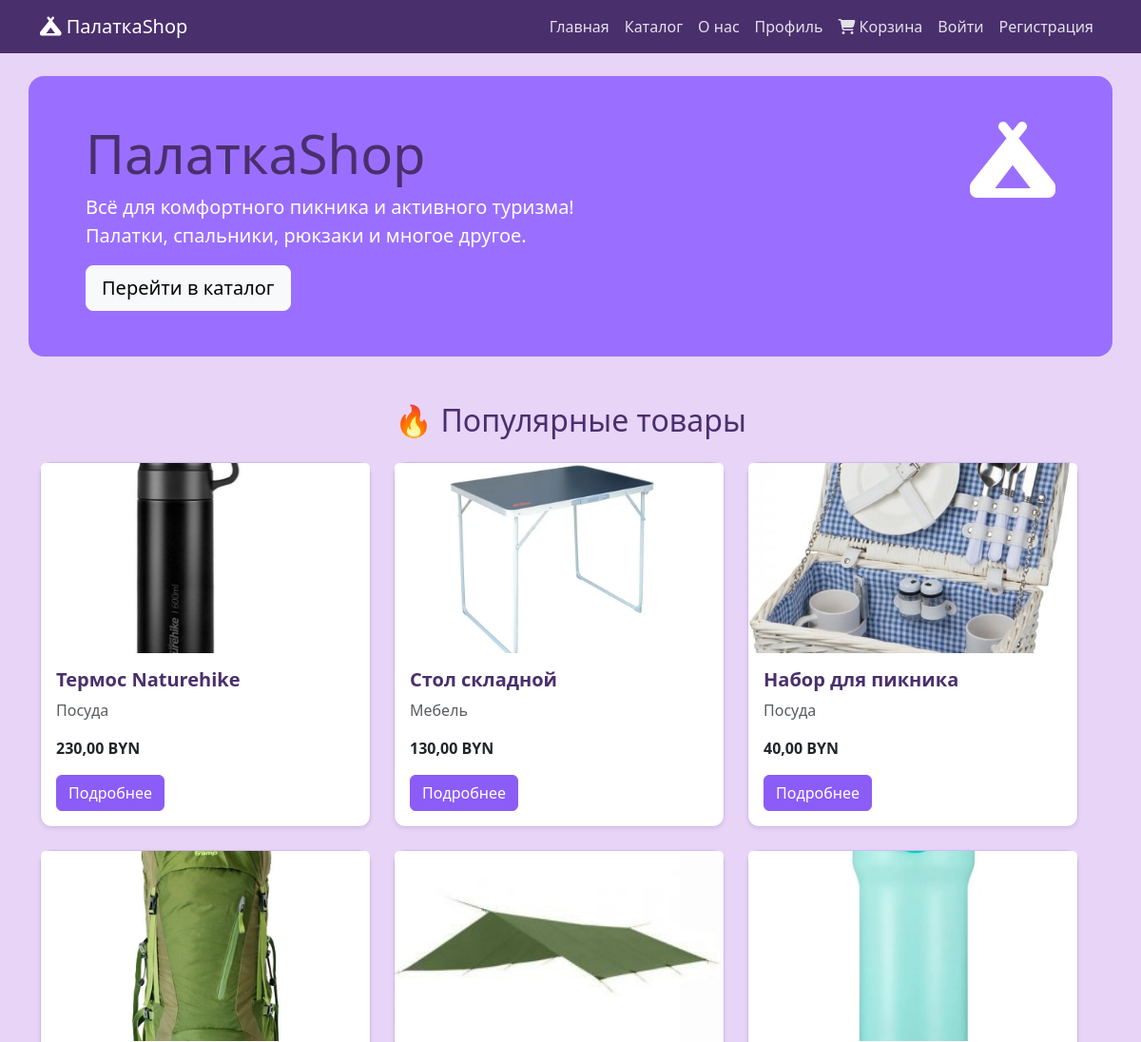
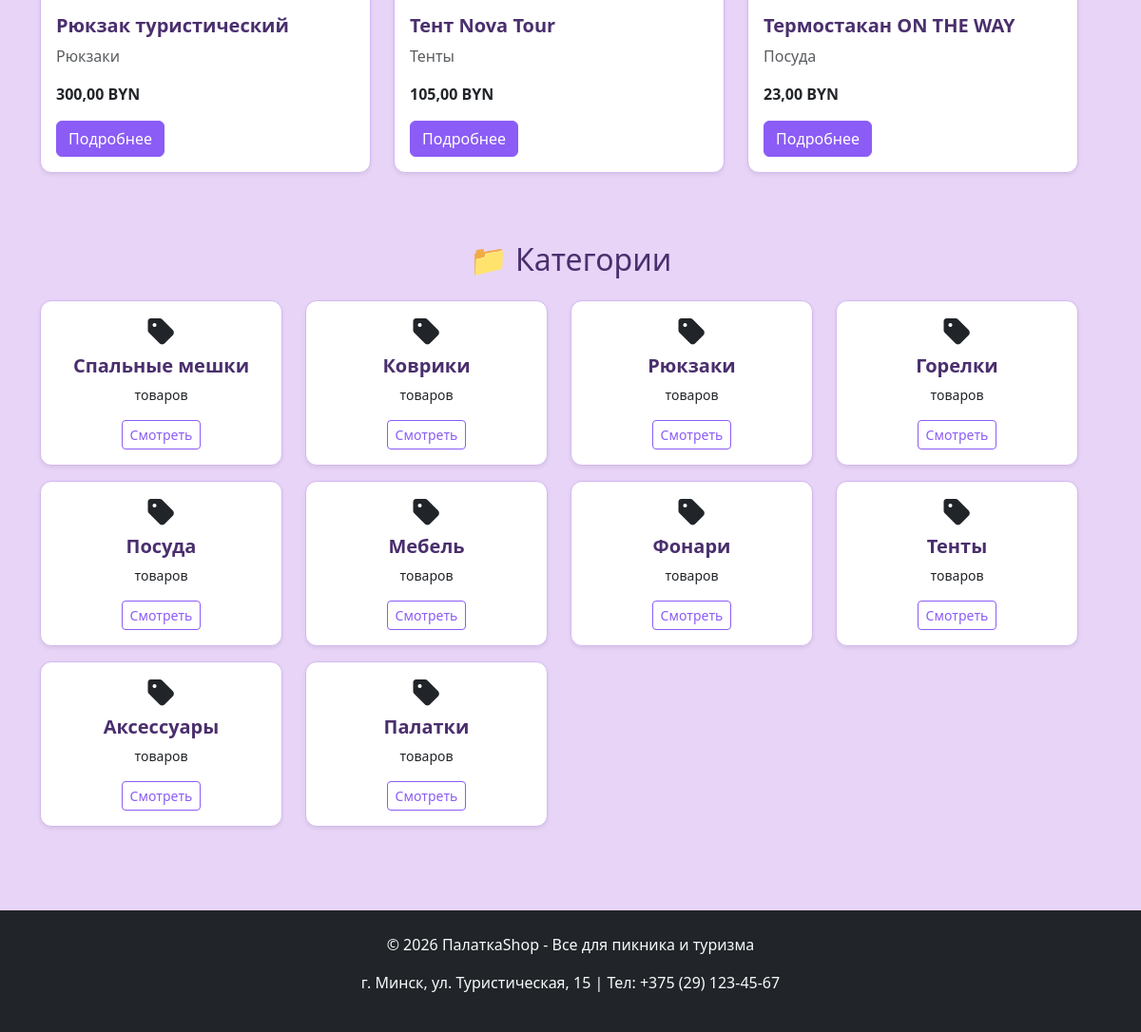
The page / on the database its author committed (2 pictures, top to bottom).
### NewApp/models.py (models this page shows, shortened)
class Product(models.Model):
    name=models.CharField(max_length=200,verbose_name='Название товара')
    description=models.TextField(null=False,verbose_name='Описание товара')
    product_image=models.ImageField(upload_to='product/')
    price=models.DecimalField(max_digits=10,verbose_name='Цена', decimal_places=2,validators=[MinValueValidator(0)])
    quantity=models.IntegerField(validators=[MinValueValidator(0)])
    category=models.ForeignKey(Category,on_delete=models.CASCADE)
    manufacturer=models.ForeignKey(Manufacturer,on_delete=models.CASCADE)

class Category(models.Model):
    name=models.CharField(max_length=100,verbose_name='Категория товара')
    description=models.TextField(blank=True,verbose_name='Описание категории')

### NewApp/views.py (the view)
# urls.py: path('',views.main,name='main'),
def main(request):
    popular_products = Product.objects.all().order_by('-id')[:6]
    categories = Category.objects.all()
    context = {
        'popular_products': popular_products,
        'categories': categories,
    }
    return render(request,'NewApp/index.html',context)

### templates/NewApp/index.html (shortened to what this page needs)
{% extends 'base.html' %}
{% load static %}
{% block content %}
<div class="row bg-my text-white rounded-4 p-5 mb-5">
    <div class="col-md-8">
        <h1 class="display-4">ПалаткаShop</h1>
        <p class="lead">Всё для комфортного пикника и активного туризма!<br>
        Палатки, спальники, рюкзаки и многое другое.</p>
        <a href="{% url 'product_list' %}" class="btn btn-light btn-lg">Перейти в каталог</a>
    </div>
    <div class="col-md-4 d-none d-md-block">
        <i class="fas fa-campground fa-5x float-end"></i>
    </div>
</div>
<div class="row mb-5">
    <div class="col-12">
        <h2 class="text-center mb-4">🔥 Популярные товары</h2>
    </div>
    <div class="row">
        {% for product in popular_products %}
        <div class="col-md-4 mb-4">
            <div class="card h-100 shadow-sm">
                {% if product.product_image %}
                    <img src="{{ product.product_image.url }}" class="card-img-top" alt="{{ product.name }}" style="height: 200px; object-fit: cover;">
                {% else %}
                    <div class="bg-light d-flex align-items-center justify-content-center" style="height: 200px;">
                {% endif %}
                <div class="card-body">
                    <h5 class="card-title">{{ product.name }}</h5>
                    <p class="card-text text-muted">{{ product.category.name }}</p>
                    <p class="card-text fw-bold">{{ product.price }} BYN</p>
                    <a href="{% url 'product_detail' product.id %}" class="btn btn-primary">Подробнее</a>
                </div>
            </div>
        </div>
        {% empty %}
        <p class="text-center">Товары временно отсутствуют</p>
        {% endfor %}
    </div>
</div>
<div class="row">
    <div class="col-12">
        <h2 class="text-center mb-4">📁 Категории</h2>
    </div>
    <div class="row">
        {% for category in categories %}
        <div class="col-md-3 col-sm-6 mb-3">
            <div class="card text-center h-100 shadow-sm">
                <div class="card-body">
                    <i class="fas fa-tag fa-2x mb-2"></i>
                    <h5 class="card-title">{{ category.name }}</h5>
                    <p class="card-text small">{{ category.products.count }} товаров</p>
                    <a href="{% url 'product_list' %}?category={{ category.id }}" class="btn btn-outline-primary btn-sm">Смотреть</a>
                </div>
            </div>
        </div>
        {% endfor %}
    </div>
</div>
{% endblock %}

### static/css/style.css (style rules this page uses)
:root { --primary-color: #8b5cf6; --primary-dark: #7c3aed; --bg-light: #e7d4f7; --bg-white: #ffffff; --text-dark: #4a2f6d; --text-muted: #6c6c6c; --border-color: #d4b8f0; }
body { background-color: var(--bg-light); color: var(--text-dark); }
.card { background-color: var(--bg-white); border: 1px solid var(--border-color); border-radius: 12px; transition: transform 0.2s; }
.card-title { color: var(--text-dark); font-weight: 600; }
.btn-primary { background-color: var(--primary-color) !important; border-color: var(--primary-color) !important; }
.btn-outline-primary { color: var(--primary-color) !important; border-color: var(--primary-color) !important; }
a { color: var(--primary-color); text-decoration: none; }
h1, h2, h3, h4, h5, h6 { color: var(--text-dark); }
.bg-my { background-color: #9a6fff !important; }

### rows shown on the page
Product: product_image (picture), name "Термос Naturehike", category.name "Посуда", price "230,00"
Product: product_image (picture), name "Стол складной", category.name "Мебель", price "130,00"
Product: product_image (picture), name "Набор для пикника", category.name "Посуда", price "40,00"
Product: product_image (picture), name "Рюкзак туристический", category.name "Рюкзаки", price "300,00"
Product: product_image (picture), name "Тент Nova Tour", category.name "Тенты", price "105,00"
Product: product_image (picture), name "Термостакан ON THE WAY", category.name "Посуда", price "23,00"
Category: name "Спальные мешки"
Category: name "Коврики"
Category: name "Рюкзаки"
Category: name "Горелки"
Category: name "Посуда"
Category: name "Мебель"
Category: name "Фонари"
Category: name "Тенты"
Category: name "Аксессуары"
Category: name "Палатки"
